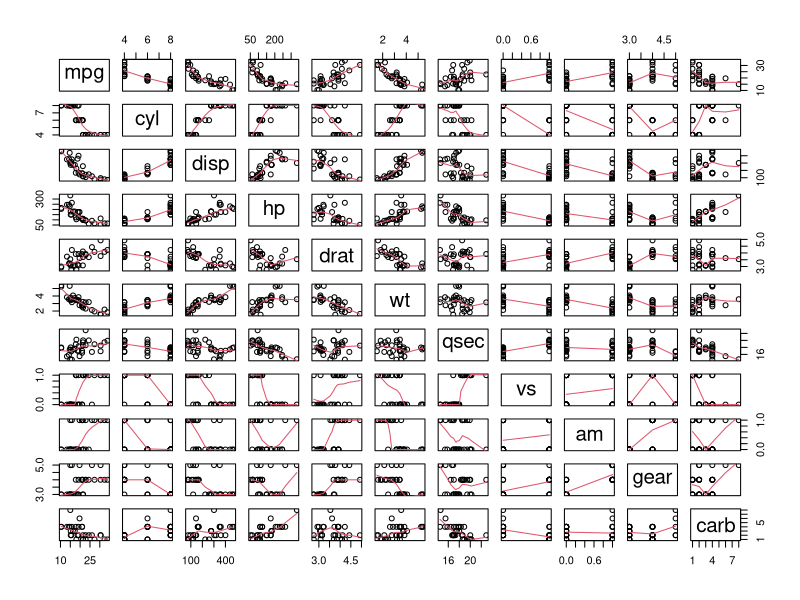
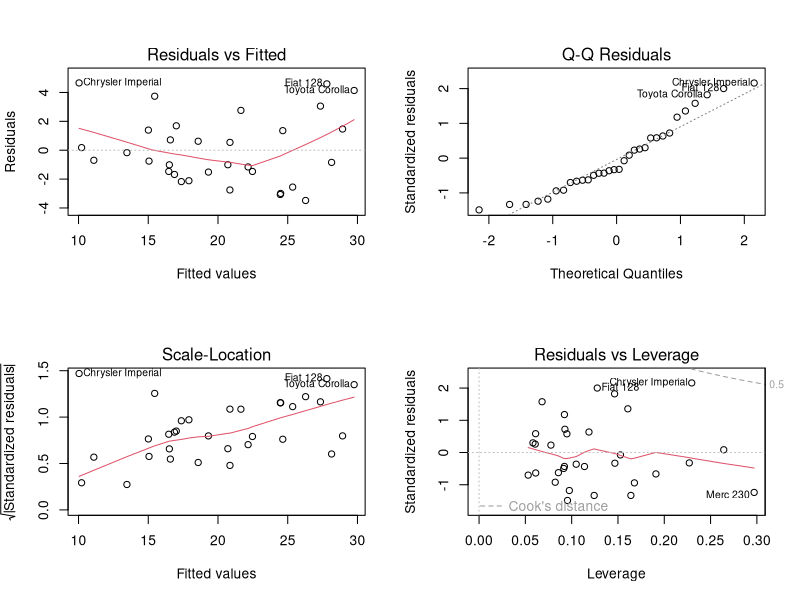

Generate these figures, in order, with R:
## ---- chunk 1
data(mtcars); 
amfit<-lm(mpg~am,data=mtcars)
summary(amfit)$coefficients
## ---- chunk 2
data(mtcars);
fullfit<-lm(mpg~.,data=mtcars)
summary(fullfit)$coefficients
print(paste0("Adjusted R^2: ",summary(fullfit)$adj.r.squared))
## ---- chunk 3
step(fullfit, direction="backward",trace=FALSE)
finalfit<-lm(mpg~wt+qsec+am,data=mtcars)
summary(finalfit)$coefficients
print(paste0("Adjusted R^2: ",summary(finalfit)$adj.r.squared))
## ---- chunk 4
confint(finalfit)
## ---- chunk 5
data(mtcars)
pairs(mtcars,panel=panel.smooth)
## ---- chunk 6
par(mfrow=c(2,2))
plot(finalfit)
